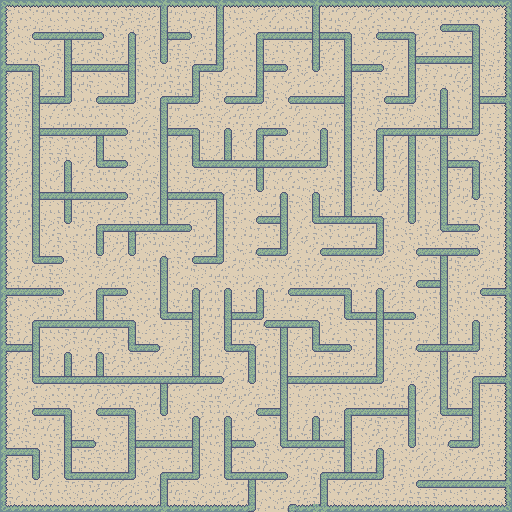

Tiled map render using the project's own tile images. Description and the map definition, with tile-layer contents summarised, below:
An orthogonal 64x64 tile map with 8x8 px tiles, 1 tile layer (Tile Layer 1).

<map version="1.10" tiledversion="1.11.0" orientation="orthogonal" renderorder="right-down" width="64" height="64" tilewidth="8" tileheight="8" infinite="0" nextlayerid="2" nextobjectid="1">
 <tileset firstgid="1" source="mazeBackground.tsx" />
 <layer id="1" name="Tile Layer 1" width="64" height="64">
  <data>[4096 cells, 4096 non-empty, 32 distinct tile ids]</data>
 </layer>
</map>
